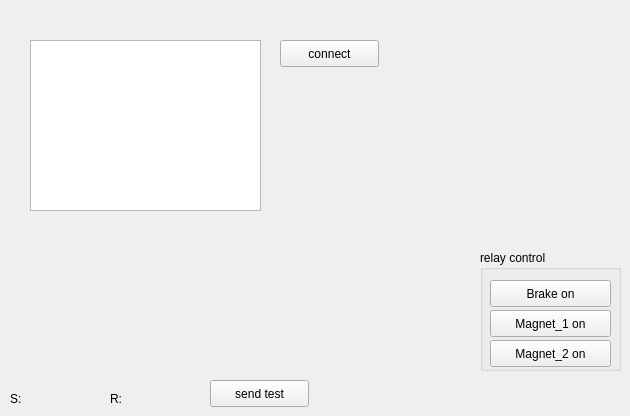
    <widget class="QWidget" name="tab">
     <attribute name="title">
      <string>Main</string>
     </attribute>
     <widget class="QTextEdit" name="textEdit_serial">
      <property name="geometry">
       <rect>
        <x>30</x>
        <y>40</y>
        <width>231</width>
        <height>171</height>
       </rect>
      </property>
     </widget>
     <widget class="QPushButton" name="connect_pushButton">
      <property name="geometry">
       <rect>
        <x>280</x>
        <y>40</y>
        <width>99</width>
        <height>27</height>
       </rect>
      </property>
      <property name="text">
       <string>connect</string>
      </property>
     </widget>
     <widget class="QLabel" name="label_send_cnt">
      <property name="geometry">
       <rect>
        <x>10</x>
        <y>390</y>
        <width>91</width>
        <height>17</height>
       </rect>
      </property>
      <property name="text">
       <string>S:</string>
      </property>
     </widget>
     <widget class="QLabel" name="label_recieve_cnt">
      <property name="geometry">
       <rect>
        <x>110</x>
        <y>390</y>
        <width>81</width>
        <height>17</height>
       </rect>
      </property>
      <property name="text">
       <string>R:</string>
      </property>
     </widget>
     <widget class="QPushButton" name="pushButton_sned_test">
      <property name="geometry">
       <rect>
        <x>210</x>
        <y>380</y>
        <width>99</width>
        <height>27</height>
       </rect>
      </property>
      <property name="text">
       <string>send test</string>
      </property>
     </widget>
     <widget class="QGroupBox" name="groupBox_6">
      <property name="geometry">
       <rect>
        <x>480</x>
        <y>250</y>
        <width>141</width>
        <height>121</height>
       </rect>
      </property>
      <property name="title">
       <string>relay control</string>
      </property>
      <widget class="QPushButton" name="Brake_pushButton">
       <property name="geometry">
        <rect>
         <x>10</x>
         <y>30</y>
         <width>121</width>
         <height>27</height>
        </rect>
       </property>
       <property name="text">
        <string>Brake on</string>
       </property>
      </widget>
      <widget class="QPushButton" name="Magnet_1_pushButton">
       <property name="geometry">
        <rect>
         <x>10</x>
         <y>60</y>
         <width>121</width>
         <height>27</height>
        </rect>
       </property>
       <property name="text">
        <string>Magnet_1 on</string>
       </property>
      </widget>
      <widget class="QPushButton" name="Magnet_2_pushButton">
       <property name="geometry">
        <rect>
         <x>10</x>
         <y>90</y>
         <width>121</width>
         <height>27</height>
        </rect>
       </property>
       <property name="text">
        <string>Magnet_2 on</string>
       </property>
      </widget>
     </widget>
    </widget>
